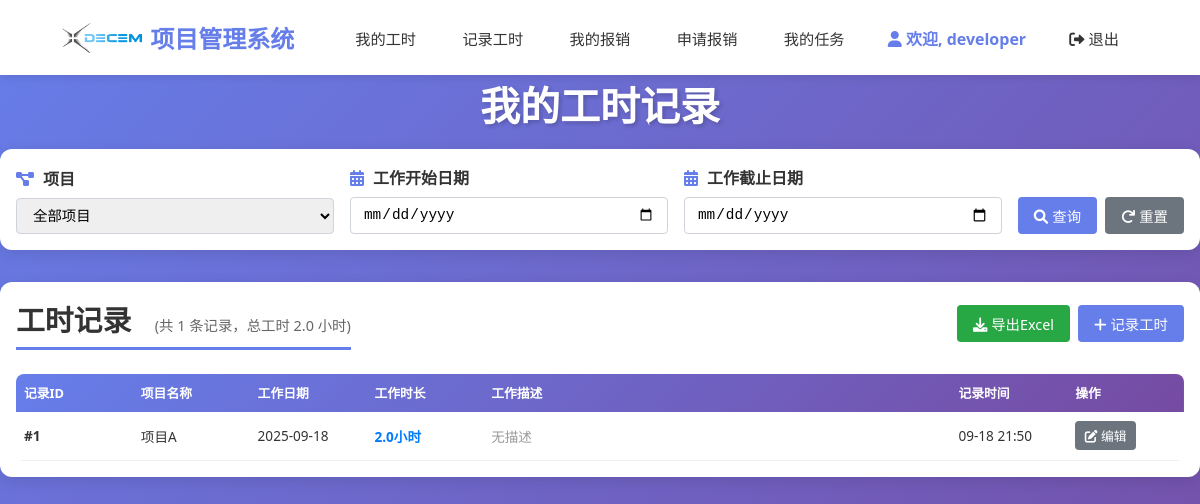
The page /worklogs (signed in) on the database as committed earlier.
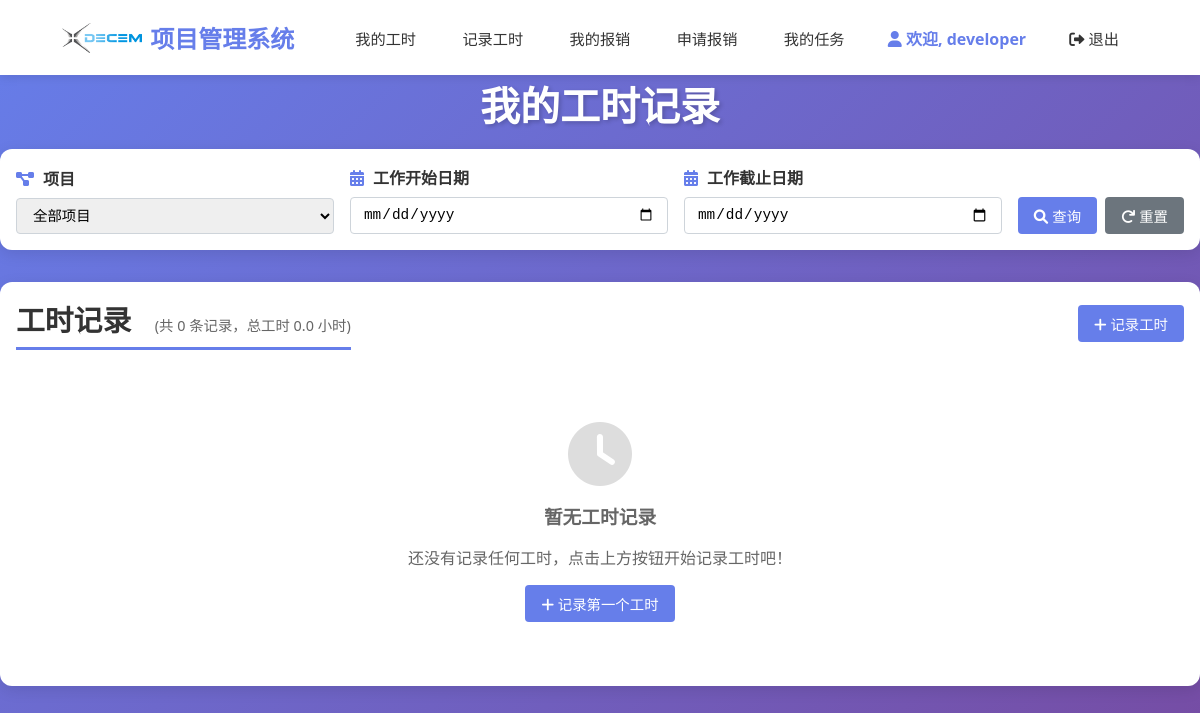
The same page on the database as committed later.
### models.py (models this page shows, shortened)
class WorkLog(db.Model):
    __tablename__ = "work_logs"
    id = db.Column(db.Integer, primary_key=True, autoincrement=True)
    user_id = db.Column(db.Integer, db.ForeignKey('users.id'), nullable=False)
    project_id = db.Column(db.Integer, db.ForeignKey('projects.id'), nullable=False)
    date = db.Column(db.Date, nullable=False)
    hours = db.Column(db.Float, nullable=False)
    description = db.Column(db.Text)
    created_at = db.Column(db.DateTime, default=datetime.now)
    user = db.relationship('User', backref=db.backref('work_logs', lazy=True))
    project = db.relationship('Project', backref=db.backref('work_logs', lazy=True))

class Project(db.Model):
    __tablename__ = "projects"
    id = db.Column(db.Integer, primary_key=True, autoincrement=True)
    project_number = db.Column(db.String(20), unique=True, nullable=True)  # 项目编号
    name = db.Column(db.String(200), nullable=False)
    manager = db.Column(db.String(100), nullable=False)
    start_date = db.Column(db.Date, nullable=True)
    planned_end_date = db.Column(db.Date, nullable=True)
    contract_signing_date = db.Column(db.Date, nullable=True)  # 合同签订日期
    estimated_hours = db.Column(db.Float, nullable=True)  # 预计开发工时
    contract_amount = db.Column(db.Numeric(14, 2), nullable=True)
    status = db.Column(db.String(20), nullable=False, default='启动中')  # 项目状态
    payment_method = db.Column(db.String(50), nullable=True)  # 付款方式
    acceptance_date = db.Column(db.Date, nullable=True)  # 验收日期
    settlement_date = db.Column(db.Date, nullable=True)  # 结算日期
    invoice_stage = db.Column(db.String(20), nullable=True, default='未开')  # 当前发票开具阶段
    invoice_date = db.Column(db.Date, nullable=True)  # 开票日期
    invoice_amount = db.Column(db.Numeric(14, 2), nullable=True)  # 发票金额(含税)
    invoice_file = db.Column(db.String(500), nullable=True)  # 发票文件路径
    invoice_notes = db.Column(db.Text, nullable=True)  # 开票备注
    contract_amount_with_tax = db.Column(db.Numeric(14, 2), nullable=True)  # 合同金额含税
    contract_amount_without_tax = db.Column(db.Numeric(14, 2), nullable=True)  # 合同金额
    payment_received = db.Column(db.Numeric(14, 2), nullable=True)  # 回款金额(含税)
    remaining_amount = db.Column(db.Numeric(14, 2), nullable=True)  # 剩余金额
    project_type = db.Column(db.String(50), nullable=True)  # 项目类型
    customer_name = db.Column(db.String(200), nullable=True)  # 客户名称
    final_customer = db.Column(db.String(200), nullable=True)  # 最终客户
    po_number = db.Column(db.String(100), nullable=True)  # PO号
    contract_file = db.Column(db.String(500), nullable=True)  # 合同文件路径
    created_at = db.Column(db.DateTime, default=datetime.now)
    outsourcing_cost = db.Column(db.Numeric(10, 2), default=0)  # 外包费用(含税)
    outsourcing_cost_without_tax = db.Column(db.Numeric(10, 2), default=0)  # 外包费用(不含税)
    supplier_name = db.Column(db.String(200), nullable=True)  # 供应商名称
    supplier_invoice_issued = db.Column(db.Boolean, default=False)  # 供应商发票是否开具
    supplier_pending_amount = db.Column(db.Numeric(10, 2), default=0)  # 供应商待付金额(不含税)
    outsourcing_cost_notes = db.Column(db.Text)  # 外包费用备注
    indirect_cost = db.Column(db.Numeric(10, 2), default=0)  # 间接成本
    indirect_cost_notes = db.Column(db.Text)  # 间接成本备注
    stage_payment_notes = db.Column(db.Text)  # 阶段付款备注
    payment_amount_notes = db.Column(db.Text)  # 回款金额备注
    invoice_amount_issued = db.Column(db.Numeric(14, 2), default=0)  # 已开发票金额
    current_invoice_amount = db.Column(db.Numeric(14, 2), default=0)  # 当前发票金额
    accounts_receivable = db.Column(db.Numeric(14, 2), default=0)  # 应收账款
    area = db.Column(db.Numeric(10, 2), nullable=True)  # 面积
    unit_price = db.Column(db.Numeric(10, 2), nullable=True)  # 单价
    values = db.relationship('ProjectCustomFieldValue', backref='project', lazy='dynamic', cascade='all, delete-orphan')
    invoice_files = db.relationship('InvoiceFile', backref='project', lazy=True, cascade='all, delete-orphan')
    STATUS_CHOICES = [
        ('启动中', '启动中'),
        ('进行中', '进行中'),
        ('暂停', '暂停'),
        ('验收中', '验收中'),
        ('验收待回款', '验收待回款'),
        ('结算', '结算')
    ]
    PAYMENT_METHOD_CHOICES = [
        ('验收后全款', '验收后全款'),
        ('分阶段付款（3/5/2）', '分阶段付款（3/5/2）'),
        ('分阶段付款（3/6/1）', '分阶段付款（3/6/1）'),
        ('分阶段付款（3/4/3）', '分阶段付款（3/4/3）'),
        ('分阶段付款（5/5）', '分阶段付款（5/5）'),
        ('分阶段付款（3/7）', '分阶段付款（3/7）'),
        ('分阶段付款（4/6）', '分阶段付款（4/6）'),
        ('按小时付款', '按小时付款')
    ]
    PROJECT_TYPE_CHOICES = [
        ('物流仿真', '物流仿真'),
        ('机器人仿真', '机器人仿真'),
        ('工艺规划', '工艺规划'),
        ('物流规划', '物流规划'),
        ('动画', '动画'),
        ('激光扫描', '激光扫描'),
        ('数字孪生', '数字孪生'),
        ('虚拟调试', '虚拟调试')
    ]
    INVOICE_STAGE_CHOICES = [
        ('未开', '未开'),
        ('预付款', '预付款'),
        ('第二阶段', '第二阶段'),
        ('第三阶段', '第三阶段'),
        ('第四阶段', '第四阶段'),
        ('尾款', '尾款')
    ]

### app.py (the view)
@app.route("/worklogs")
@login_required
def worklog_list():
    user_id = request.args.get('user_id', type=int)
    project_id = request.args.get('project_id', type=int)
    start_date = request.args.get('start_date')
    end_date = request.args.get('end_date')
    query = WorkLog.query
    if current_user.is_developer():
        query = query.filter_by(user_id=current_user.id)
    elif current_user.is_project_manager():
        accessible_project_ids = current_user.get_accessible_project_ids()
        if accessible_project_ids:
            query = query.filter(WorkLog.project_id.in_(accessible_project_ids))
        else:
            query = query.filter(WorkLog.id == -1)
    if user_id:
        query = query.filter_by(user_id=user_id)
    if project_id:
        query = query.filter_by(project_id=project_id)
    if start_date:
        try:
            start_date_obj = datetime.strptime(start_date, '%Y-%m-%d').date()
            query = query.filter(WorkLog.date >= start_date_obj)
        except ValueError:
            pass
    if end_date:
        try:
            end_date_obj = datetime.strptime(end_date, '%Y-%m-%d').date()
            query = query.filter(WorkLog.date <= end_date_obj)
        except ValueError:
            pass
    worklogs = query.order_by(WorkLog.date.desc(), WorkLog.created_at.desc()).all()
    users = User.query.filter_by(role=User.ROLE_DEVELOPER).all() if (current_user.has_full_access() or current_user.is_project_manager()) else []
    if current_user.has_full_access():
        projects = Project.query.all()
    elif current_user.is_project_manager():
        accessible_project_ids = current_user.get_accessible_project_ids()
        projects = Project.query.filter(Project.id.in_(accessible_project_ids)).all() if accessible_project_ids else []
    else:
        projects = Project.query.join(ProjectAssignment).filter(
            ProjectAssignment.user_id == current_user.id
        ).all()
    return render_template(
        "worklog_list.html",
        worklogs=worklogs,
        users=users,
        projects=projects,
        selected_user_id=user_id,
        selected_project_id=project_id,
        start_date=start_date,
        end_date=end_date
    )

### app.py (called while the page is built)
@login_manager.user_loader
def load_user(user_id):
    return db.session.get(User, int(user_id))

@app.before_request
def check_session_timeout():
    if current_user.is_authenticated:
        session.permanent = True
        last_activity = session.get('last_activity')
        now = datetime.now()
        if last_activity:
            last_activity_time = datetime.fromisoformat(last_activity)
            if now - last_activity_time > timedelta(seconds=600):
                username = current_user.username
                logout_user()
                session.clear()
                flash('由于长时间未操作，您已被自动退出，请重新登录', 'warning')
                return redirect(url_for('login'))
        if not request.path.startswith('/static/'):
            session['last_activity'] = now.isoformat()

### models.py (called while the page is built)
    def is_admin(self):
        return self.role == self.ROLE_ADMIN

    def is_developer(self):
        return self.role == self.ROLE_DEVELOPER

    def is_project_manager(self):
        return self.role == self.ROLE_PROJECT_MANAGER

    def has_full_access(self):
        return self.role in [self.ROLE_ADMIN, self.ROLE_FINANCE]

### templates/worklog_list.html (shortened to what the changed rows need)
{% extends "base.html" %}
{% block content %}
<h1 class="page-title" style="margin-bottom: 1rem;">
    {% if current_user.is_admin() or current_user.is_project_manager() %}
        工时记录管理
    {% else %}
        我的工时记录
    {% endif %}
</h1>
<div class="card">
    <div style="display: flex; justify-content: space-between; align-items: center; margin-bottom: 1.5rem;">
        <h2 style="margin: 0; color: #333;">
            工时记录
            <span style="color: #666; font-size: 0.9rem; font-weight: normal; margin-left: 1rem;">
                (共 {{ worklogs|length }} 条记录，总工时 {{ "%.1f"|format(worklogs|sum(attribute='hours') or 0) }} 小时)
            </span>
        </h2>
        <div style="display: flex; gap: 0.5rem; align-items: center;">
            {% if worklogs and (current_user.is_admin() or current_user.is_project_manager() or current_user.is_developer()) %}
                <a href="{{ url_for('export_worklogs', user_id=selected_user_id or '', project_id=selected_project_id or '', start_date=start_date or '', end_date=end_date or '') }}" class="btn btn-success" title="导出当前查询结果为Excel">
                    <i class="fas fa-download"></i> 导出Excel
                </a>
            {% endif %}
            {% if current_user.is_developer() %}
                <a href="{{ url_for('create_worklog') }}" class="btn btn-primary">
                    <i class="fas fa-plus"></i> 记录工时
                </a>
            {% endif %}
        </div>
    </div>
    {% if worklogs %}
    <div class="table-container">
        <table class="project-table">
            <thead>
                <tr>
                    <th>记录ID</th>
                    <th>项目名称</th>
                    <th>工作日期</th>
                    <th>工作时长</th>
                    <th style="width: 40%;">工作描述</th>
                    <th>记录时间</th>
                    <th>操作</th>
                </tr>
            </thead>
            <tbody>
                {% for log in worklogs %}
                <tr>
                    <td><strong>#{{ log.id }}</strong></td>
                    <td>{{ log.project.name }}</td>
                    <td>{{ log.date.strftime('%Y-%m-%d') }}</td>
                    <td><strong style="color: #007bff;">{{ log.hours }}小时</strong></td>
                    <td class="description-cell">
                        {% if log.description %}
                            <div>
                                {{ log.description }}
                            </div>
                        {% else %}
                            <span style="color: #999;">无描述</span>
                        {% endif %}
                    </td>
                    <td>{{ log.created_at.strftime('%m-%d %H:%M') }}</td>
                    <td>
                        {% if current_user.id == log.user_id or current_user.is_admin() %}
                            <a href="{{ url_for('edit_worklog', worklog_id=log.id) }}" class="btn btn-sm btn-secondary" style="font-size: 0.8rem; padding: 0.3rem 0.6rem;">
                                <i class="fas fa-edit"></i> 编辑
                            </a>
                        {% endif %}
                    </td>
                </tr>
                {% endfor %}
            </tbody>
        </table>
    </div>
    {% else %}
    <div class="empty-state">
        <i class="fas fa-clock" style="font-size: 4rem; color: #ddd; margin-bottom: 1rem;"></i>
        <h3>暂无工时记录</h3>
        {% if current_user.is_developer() %}
            <p>还没有记录任何工时，点击上方按钮开始记录工时吧！</p>
            <a href="{{ url_for('create_worklog') }}" class="btn btn-primary" style="margin-top: 1rem;">
                <i class="fas fa-plus"></i> 记录第一个工时
            </a>
        {% else %}
            <p>没有找到符合条件的工时记录，请调整查询条件</p>
        {% endif %}
    </div>
    {% endif %}
</div>
{% endblock %}

Rows that differ between the two databases and show on the page:
no longer on this page (row edited): WorkLog: id "1", project.name "项目A", date "2025-09-18", hours "2.0", description "无描述", created_at "09-18 21:50"
Other text that changed with them:
{{ worklogs|length }}: "1" → "0"
{{ "%.1f"|format(worklogs|sum(attribute='hours') or 0) }}: "2.0" → "0.0"
text no longer shown: "导出Excel 记录ID 项目名称 工作日期 工作时长 工作描述 记录时间 操作"
text now shown: "暂无工时记录 还没有记录任何工时，点击上方按钮开始记录工时吧！ 记录第一个工时"
